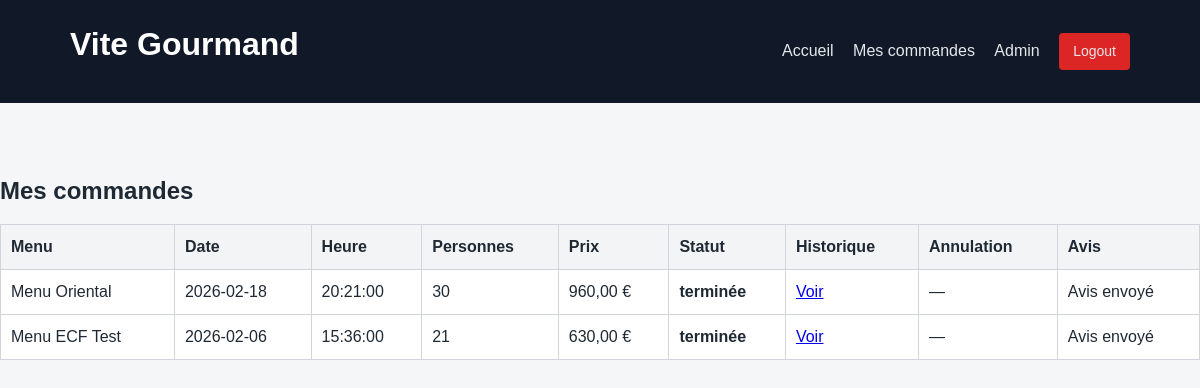
/dashboard.php (signed in), run on the app's committed database.
### tables this page shows
CREATE TABLE `commandes` (
  `id` int(11) NOT NULL,
  `user_id` int(11) NOT NULL,
  `menu_id` int(11) NOT NULL,
  `event_date` date NOT NULL,
  `event_time` time NOT NULL,
  `event_address` varchar(255) NOT NULL,
  `km_outside_bordeaux` decimal(6,2) DEFAULT 0.00,
  `people_count` int(11) NOT NULL,
  `price_food` decimal(10,2) NOT NULL,
  `price_delivery` decimal(10,2) NOT NULL,
  `price_total` decimal(10,2) NOT NULL,
  `status_current` varchar(50) NOT NULL,
  `created_at` datetime DEFAULT current_timestamp(),
  `status` varchar(50) GENERATED ALWAYS AS (`status_current`) STORED
);

CREATE TABLE `menus` (
  `id` int(11) NOT NULL,
  `title` varchar(150) NOT NULL,
  `theme` varchar(100) DEFAULT NULL,
  `diet` varchar(100) DEFAULT NULL,
  `min_people` int(11) NOT NULL,
  `base_price` decimal(10,2) NOT NULL,
  `stock` int(11) NOT NULL DEFAULT 0,
  `created_at` datetime DEFAULT current_timestamp(),
  `is_active` tinyint(1) NOT NULL DEFAULT 1
);

### dashboard.php (the view, shortened to what this page needs)
<?php
require_once 'db.php';
require_once 'partials/header.php';
$userId = (int)$_SESSION['user_id'];
$sql = "
    SELECT
        c.id,
        c.status_current,
        c.created_at,
        c.event_date,
        c.event_time,
        c.people_count,
        c.price_total,
        m.title AS menu_title
    FROM commandes c
    JOIN menus m ON m.id = c.menu_id
    WHERE c.user_id = ?
    ORDER BY c.created_at DESC
";
$stmt = $pdo->prepare($sql);
$stmt->execute([$userId]);
$commandes = $stmt->fetchAll(PDO::FETCH_ASSOC);
$avisStmt = $pdo->prepare("SELECT id FROM avis WHERE commande_id = ?");
?>
<link rel="stylesheet" href="assets/css/style.css">
<h2>Mes commandes</h2>
<?php if (empty($commandes)): ?>
    <p>Aucune commande pour le moment.</p>
<?php else: ?>
<table border="1" cellpadding="8">
    <thead>
        <tr>
            <th>Menu</th>
            <th>Date</th>
            <th>Heure</th>
            <th>Personnes</th>
            <th>Prix</th>
            <th>Statut</th>
            <th>Historique</th>
            <th>Annulation</th>
            <th>Avis</th>
        </tr>
    </thead>
    <tbody>
    <?php foreach ($commandes as $commande): ?>
        <?php
        $avisStmt->execute([$commande['id']]);
        $hasAvis = $avisStmt->fetch();
        $canCancel = !in_array($commande['status_current'], ['acceptée', 'annulée', 'terminée'], true);
        ?>
        <tr>
            <td><?= htmlspecialchars($commande['menu_title']) ?></td>
            <td><?= htmlspecialchars($commande['event_date']) ?></td>
            <td><?= htmlspecialchars($commande['event_time']) ?></td>
            <td><?= (int)$commande['people_count'] ?></td>
            <td><?= number_format((float)$commande['price_total'], 2, ',', ' ') ?> €</td>
            <td><strong><?= htmlspecialchars($commande['status_current']) ?></strong></td>
            <td>
                <a href="commande_historique.php?id=<?= (int)$commande['id'] ?>">
                    Voir
                </a>
            </td>
            <td>
                <?php if ($canCancel): ?>
                    <form method="POST" action="commande_cancel.php">
                        <input type="hidden" name="commande_id" value="<?= (int)$commande['id'] ?>">
                        <input type="text" name="cancel_reason" placeholder="Motif" required>
                        <input type="hidden" name="contact_mode" value="site">
                        <button type="submit">Annuler</button>
                    </form>
                <?php else: ?>
                    —
                <?php endif; ?>
            </td>
            <td>
                <?php if ($commande['status_current'] === 'terminée' && !$hasAvis): ?>
                    <a href="avis_create.php?commande_id=<?= (int)$commande['id'] ?>">
                        Donner un avis
                    </a>
                <?php elseif ($hasAvis): ?>
                    Avis envoyé
                <?php else: ?>
                    —
                <?php endif; ?>
            </td>
        </tr>
    <?php endforeach; ?>
    </tbody>
</table>
<?php endif; ?>

### assets/css/style.css (style rules this page uses)
* { box-sizing: border-box; margin: 0; padding: 0; font-family: Arial, Helvetica, sans-serif; }
body { background-color: #f4f6f8; color: #1f2933; line-height: 1.5; }
h1, h2, h3 { margin-bottom: 15px; }
table { width: 100%; border-collapse: collapse; margin-top: 15px; background: #fff; }
th, td { padding: 10px; border: 1px solid #d1d5db; text-align: left; }
th { background-color: #f3f4f6; font-weight: 600; }

### data on the page
commandes: menu.title "Menu Oriental", event_date "2026-02-18", event_time "20:21:00", people_count "30", price_total "960,00", status_current "terminée", shows "Avis envoyé"
commandes: menu.title "Menu ECF Test", event_date "2026-02-06", event_time "15:36:00", people_count "21", price_total "630,00", status_current "terminée", shows "Avis envoyé"
